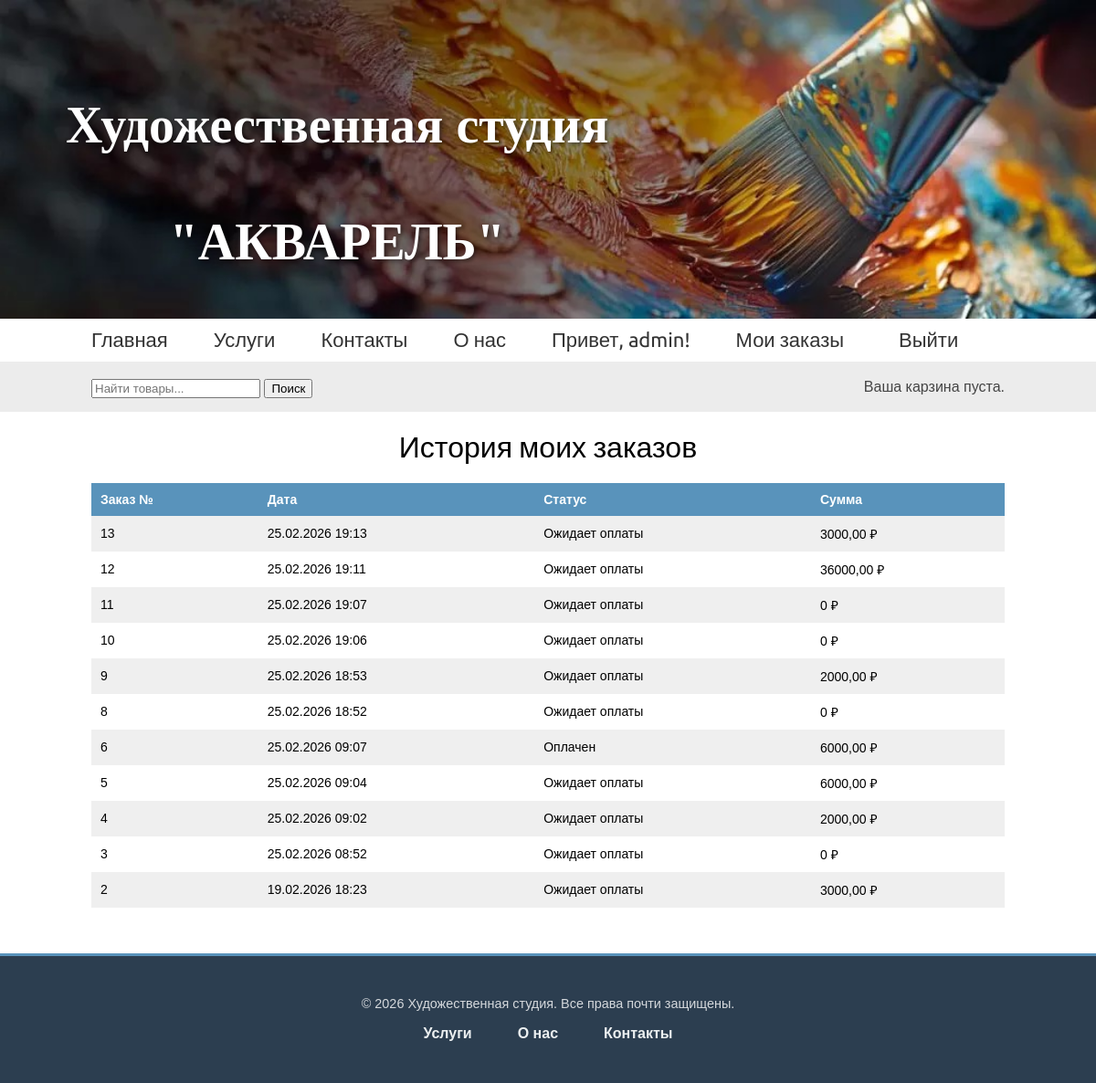
Before: /orders/my-orders/ (signed in) with the older database file.
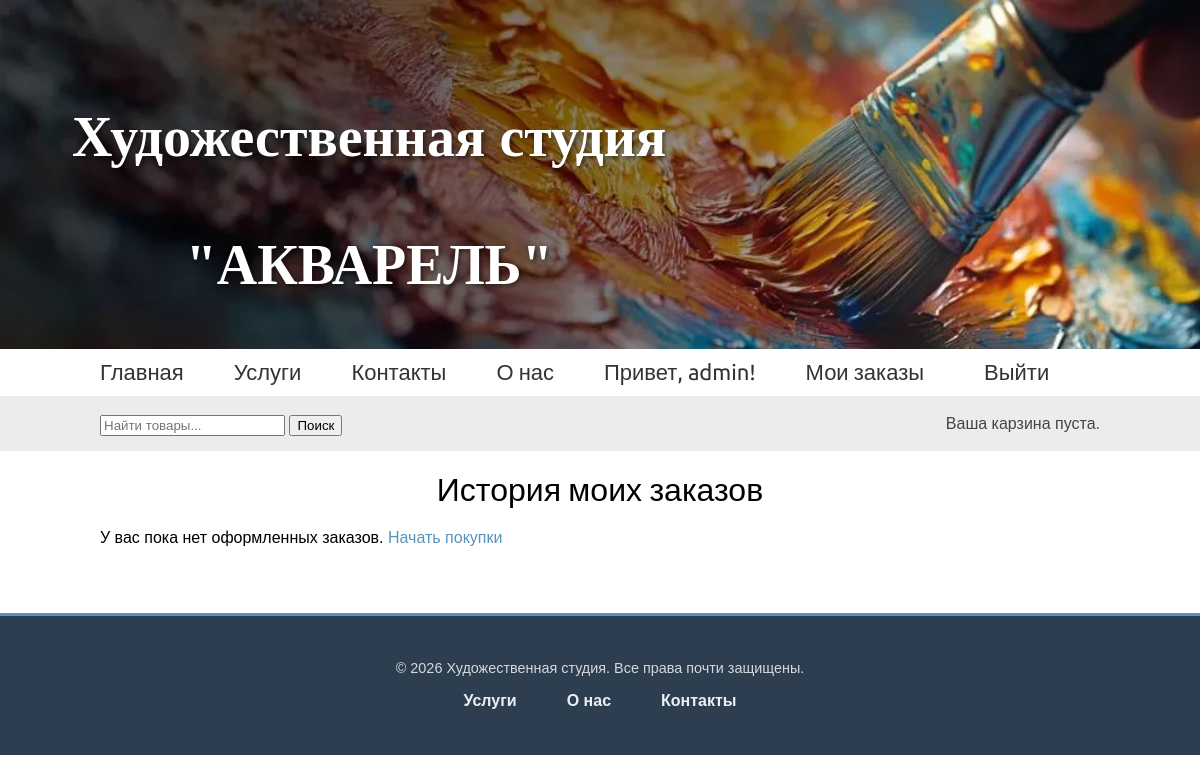
After: the same page with the newer database file.
### orders/models.py (models this page shows, shortened)
class Order(models.Model):
    user = models.ForeignKey(settings.AUTH_USER_MODEL, related_name='orders', on_delete=models.CASCADE, null=True, blank=True)
    first_name = models.CharField(max_length=50)
    last_name = models.CharField(max_length=50)
    email = models.EmailField()
    address = models.CharField(max_length=250)
    created = models.DateTimeField(auto_now_add=True)
    updated = models.DateTimeField(auto_now=True)
    paid = models.BooleanField(default=False)
    class Meta:
        ordering = ['-created']
        indexes = [models.Index(fields=['-created'])]
    def get_total_cost(self):
        return sum(item.get_cost() for item in self.items.all())

class OrderItem(models.Model):
    order = models.ForeignKey(Order, related_name='items', on_delete=models.CASCADE)
    product = models.ForeignKey('shop.Product', related_name='order_items', on_delete=models.CASCADE)
    price = models.DecimalField(max_digits=10, decimal_places=2)
    quantity = models.PositiveIntegerField(default=1)
    def get_cost(self):
        return self.price * self.quantity

### orders/views.py (the view)
# urls.py: path('my-orders/', views.user_orders, name='user_orders'),
@login_required
def user_orders(request):
    orders = Order.objects.filter(user=request.user).order_by('-created')
    return render(request, 'orders/order/list.html', {'orders': orders})

### cart/cart.py (called while the page is built)
    def __len__(self):
        return sum(item['quantity'] for item in self.cart.values())

### cart/context_processors.py (called while the page is built)
def cart(request):
    return {'cart': Cart(request)}

### orders/templates/orders/order/list.html (shortened to what this page needs)
{% extends "shop/base.html" %}
{% block content %}
  <h1>История моих заказов</h1>
  <div class="order-list">
    {% if orders %}
      <table>
        <thead>
          <tr>
            <th>Заказ №</th>
            <th>Дата</th>
            <th>Статус</th>
            <th>Сумма</th>
          </tr>
        </thead>
        <tbody>
          {% for order in orders %}
            <tr>
              <td>{{ order.id }}</td>
              <td>{{ order.created|date:"d.m.Y H:i" }}</td>
              <td>{% if order.paid %}Оплачен{% else %}Ожидает оплаты{% endif %}</td>
              <td>{{ order.get_total_cost }} ₽</td>
            </tr>
          {% endfor %}
        </tbody>
      </table>
    {% else %}
      <p>У вас пока нет оформленных заказов. <a href="{% url 'shop:product_list' %}">Начать покупки</a></p>
    {% endif %}
  </div>
{% endblock %}

### shop/templates/shop/base.html (shortened to what this page needs)
{% load static %}
<!DOCTYPE html>
<html>
  <head>
    <link href="{% static "css/base.css" %}" rel="stylesheet">
  </head>
  <body>
<div class="top-banner">
    <img src="{% static 'img/bk.jpg' %}" alt="Banner">
    <div class="banner-text">Художественная студия<br><br>"АКВАРЕЛЬ"</div>
</div>
    <div id="header">
  <a href="/" class="logo">Главная</a>
  <a href="{% url 'shop:services' %}" class="logo">Услуги</a>
  <a href="{% url 'shop:contacts' %}" class="logo">Контакты</a>
  <a href="{% url 'shop:about' %}" class="logo">О нас</a>
  <div class="user">
    {% if request.user.is_authenticated %}
        <span class="logo">Привет, {{ request.user.username }}!</span>
        <a href="{% url 'orders:user_orders' %}" class="logo">Мои заказы</a>
        <form method="post" action="{% url 'logout' %}" style="display:inline;">
            <button type="submit" class="logo">Выйти</button>
        </form>
    {% else %}
        <a href="{% url 'login' %}" class="logo">Войти</a>
        <a href="{% url 'register' %}" class="logo">Регистрация</a>
    {% endif %}
  </div>
</div>
    <div id="subheader">
      <div class="cart">
        {% with total_items=cart|length %}
          {% if total_items > 0 %}
            Ваша карзина:
            <a href="{% url "cart:cart_detail" %}">
              {{ total_items }} товаров на сумму =
              {{ cart.get_total_price }} ₽
            </a>
          {% elif not order %}
            Ваша карзина пуста.
          {% endif %}
        {% endwith %}
      </div>
      <form action="{% url 'shop:product_search' %}" method="get" class="search-form">
        <input type="text" name="query" placeholder="Найти товары...">
        <button type="submit">Поиск</button>
    </form>
    </div>
    <div id="content">
      {% block content %}
      {% endblock %}
    </div>
    <footer id="footer">
        <div class="footer-content">
            <p>&copy; 2026 Художественная студия. Все права почти защищены.</p>
            <ul class="footer-links">
        <a href="{% url 'shop:services' %}">Услуги</a>
        <a href="{% url 'shop:about' %}">О нас</a>
        <a href="{% url 'shop:contacts' %}">Контакты</a>
            </ul>
        </div>
    </footer>
  </body>
</html>

### shop/static/css/base.css (style rules this page uses)
body { margin:0; padding:0; font-family:helvetica, sans-serif; }
h1, h2, h3, h4, h5, h6 { font-family: 'Ubuntu', sans-serif; font-weight:normal; }
a { text-decoration:none; color:#5993bb; }
#header { padding:10px 100px; font-size:18px; overflow:auto; }
#subheader { background:#ececec; color:#444; padding:15px 100px; overflow:auto; }
#header .logo { font-family: 'Ubuntu', sans-serif; float: left; color: #333; font-size: 22px; margin-right: 50px !important; text-decoration: none; }
#subheader .cart { float:right; padding-top:4px; }
#subheader .search-form { float:left; padding-top:4px; }
#content { padding:0 100px; overflow:hidden; }
.top-banner { position: relative; width: 100%; overflow: hidden; }
.top-banner img { width: 100%; display: block; height: auto; }
.banner-text { font-family: "Times New Roman", Times, serif; opacity: 0; animation: fadeIn 3s ease-out forwards; position: absolute; top: 30%; left: 6%; transform: translate(-50%, -50%); color: white; font-size: 3.5rem; font-weight: bold; text-shadow: 2px 2px 4px rgba(0,0,0,0.5); text-align: center; }
#header .user button.logo { font-family: 'Ubuntu', sans-serif; color: #333; font-size: 22px; background: none; border: none; padding: 0; margin: 0; cursor: pointer; display: inline; line-height: inherit; float: none; margin-left: 10px; }
h1 { text-align: center; margin: 20px 0; }
#footer { background-color:#2c3e50; color:white; padding:30px 0; margin-top:50px; text-align:center; border-top:3px solid #5993bb; }
.footer-links { list-style:none; padding:0; display:flex; justify-content:center; gap:20px; margin-bottom:15px; }
.footer-links a { color:#ecf0f1; text-decoration:none; margin:0 15px; font-weight:bold; transition:color 0.3s; }
#footer p { font-size:0.9em; opacity:0.8; }

Changed rows visible on the page:
removed Order: id "13", created "25.02.2026 19:13", paid "Ожидает оплаты", get_total_cost "3000,00"
removed Order: id "12", created "25.02.2026 19:11", paid "Ожидает оплаты", get_total_cost "36000,00"
removed Order: id "11", created "25.02.2026 19:07", paid "Ожидает оплаты", get_total_cost "0"
removed Order: id "10", created "25.02.2026 19:06", paid "Ожидает оплаты", get_total_cost "0"
removed Order: id "9", created "25.02.2026 18:53", paid "Ожидает оплаты", get_total_cost "2000,00"
removed Order: id "8", created "25.02.2026 18:52", paid "Ожидает оплаты", get_total_cost "0"
removed Order: id "6", created "25.02.2026 09:07", paid "Оплачен", get_total_cost "6000,00"
removed Order: id "5", created "25.02.2026 09:04", paid "Ожидает оплаты", get_total_cost "6000,00"
removed Order: id "4", created "25.02.2026 09:02", paid "Ожидает оплаты", get_total_cost "2000,00"
removed Order: id "3", created "25.02.2026 08:52", paid "Ожидает оплаты", get_total_cost "0"
removed Order: id "2", created "19.02.2026 18:23", paid "Ожидает оплаты", get_total_cost "3000,00"
Other visible differences:
text no longer shown: "Заказ № Дата Статус Сумма"
text now shown: "У вас пока нет оформленных заказов. Начать покупки"
